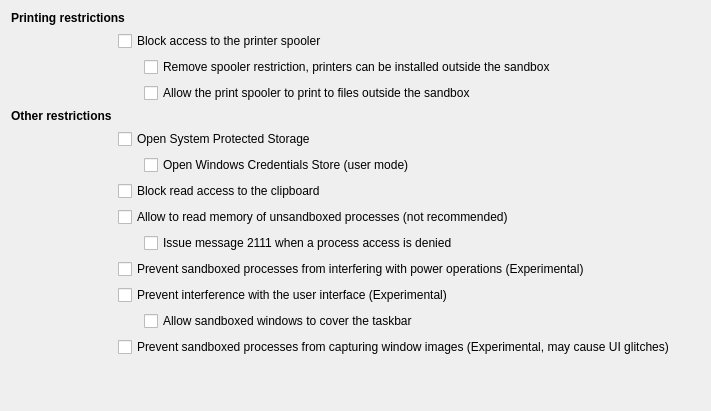
           <widget class="QWidget" name="tabRestrictions">
            <attribute name="title">
             <string>Restrictions</string>
            </attribute>
            <layout class="QGridLayout" name="gridLayout_16">
             <item row="0" column="0" colspan="2">
              <widget class="QLabel" name="lblPrinting">
               <property name="font">
                <font>
                 <bold>true</bold>
                 <kerning>true</kerning>
                </font>
               </property>
               <property name="toolTip">
                <string>Protect the system from sandboxed processes</string>
               </property>
               <property name="text">
                <string>Printing restrictions</string>
               </property>
              </widget>
             </item>
             <item row="1" column="1" colspan="3">
              <widget class="QCheckBox" name="chkBlockSpooler">
               <property name="text">
                <string>Block access to the printer spooler</string>
               </property>
              </widget>
             </item>
             <item row="2" column="2" colspan="2">
              <widget class="QCheckBox" name="chkOpenSpooler">
               <property name="text">
                <string>Remove spooler restriction, printers can be installed outside the sandbox</string>
               </property>
              </widget>
             </item>
             <item row="3" column="2" colspan="2">
              <widget class="QCheckBox" name="chkPrintToFile">
               <property name="sizePolicy">
                <sizepolicy hsizetype="Minimum" vsizetype="Fixed">
                 <horstretch>0</horstretch>
                 <verstretch>0</verstretch>
                </sizepolicy>
               </property>
               <property name="text">
                <string>Allow the print spooler to print to files outside the sandbox</string>
               </property>
              </widget>
             </item>
             <item row="8" column="0">
              <widget class="QLabel" name="lblOther">
               <property name="font">
                <font>
                 <bold>true</bold>
                 <kerning>true</kerning>
                </font>
               </property>
               <property name="toolTip">
                <string>Protect the system from sandboxed processes</string>
               </property>
               <property name="text">
                <string>Other restrictions</string>
               </property>
              </widget>
             </item>
             <item row="9" column="1" colspan="3">
              <widget class="QCheckBox" name="chkOpenProtectedStorage">
               <property name="text">
                <string>Open System Protected Storage</string>
               </property>
              </widget>
             </item>
             <item row="10" column="1">
              <widget class="QLabel" name="label_39">
               <property name="minimumSize">
                <size>
                 <width>20</width>
                 <height>0</height>
                </size>
               </property>
               <property name="maximumSize">
                <size>
                 <width>20</width>
                 <height>16777215</height>
                </size>
               </property>
               <property name="text">
                <string/>
               </property>
              </widget>
             </item>
             <item row="10" column="2" colspan="2">
              <widget class="QCheckBox" name="chkOpenCredentials">
               <property name="text">
                <string>Open Windows Credentials Store (user mode)</string>
               </property>
              </widget>
             </item>
             <item row="11" column="1" colspan="3">
              <widget class="QCheckBox" name="chkCloseClipBoard">
               <property name="text">
                <string>Block read access to the clipboard</string>
               </property>
              </widget>
             </item>
             <item row="12" column="1" colspan="3">
              <widget class="QCheckBox" name="chkVmRead">
               <property name="text">
                <string>Allow to read memory of unsandboxed processes (not recommended)</string>
               </property>
              </widget>
             </item>
             <item row="13" column="2" colspan="2">
              <widget class="QCheckBox" name="chkVmReadNotify">
               <property name="text">
                <string>Issue message 2111 when a process access is denied</string>
               </property>
              </widget>
             </item>
             <item row="14" column="1" colspan="3">
              <widget class="QCheckBox" name="chkProtectPower">
               <property name="text">
                <string>Prevent sandboxed processes from interfering with power operations (Experimental)</string>
               </property>
              </widget>
             </item>
             <item row="15" column="1" colspan="3">
              <widget class="QCheckBox" name="chkUserOperation">
               <property name="toolTip">
                <string>Prevent move mouse, bring in front, and similar operations, this is likely to cause issues with games.</string>
               </property>
               <property name="text">
                <string>Prevent interference with the user interface (Experimental)</string>
               </property>
              </widget>
             </item>
             <item row="16" column="2" colspan="2">
              <widget class="QCheckBox" name="chkCoverBar">
               <property name="text">
                <string>Allow sandboxed windows to cover the taskbar</string>
               </property>
              </widget>
             </item>
             <item row="17" column="1" colspan="3">
              <widget class="QCheckBox" name="chkBlockCapture">
               <property name="toolTip">
                <string>This feature does not block all means of obtaining a screen capture, only some common ones.</string>
               </property>
               <property name="text">
                <string>Prevent sandboxed processes from capturing window images (Experimental, may cause UI glitches)</string>
               </property>
              </widget>
             </item>
             <item row="18" column="1">
              <spacer name="verticalSpacer_12">
               <property name="orientation">
                <enum>Qt::Orientation::Vertical</enum>
               </property>
               <property name="sizeHint" stdset="0">
                <size>
                 <width>20</width>
                 <height>43</height>
                </size>
               </property>
              </spacer>
             </item>
             <item row="18" column="2" colspan="2">
              <spacer name="horizontalSpacer_5">
               <property name="orientation">
                <enum>Qt::Orientation::Horizontal</enum>
               </property>
               <property name="sizeHint" stdset="0">
                <size>
                 <width>556</width>
                 <height>20</height>
                </size>
               </property>
              </spacer>
             </item>
            </layout>
           </widget>
